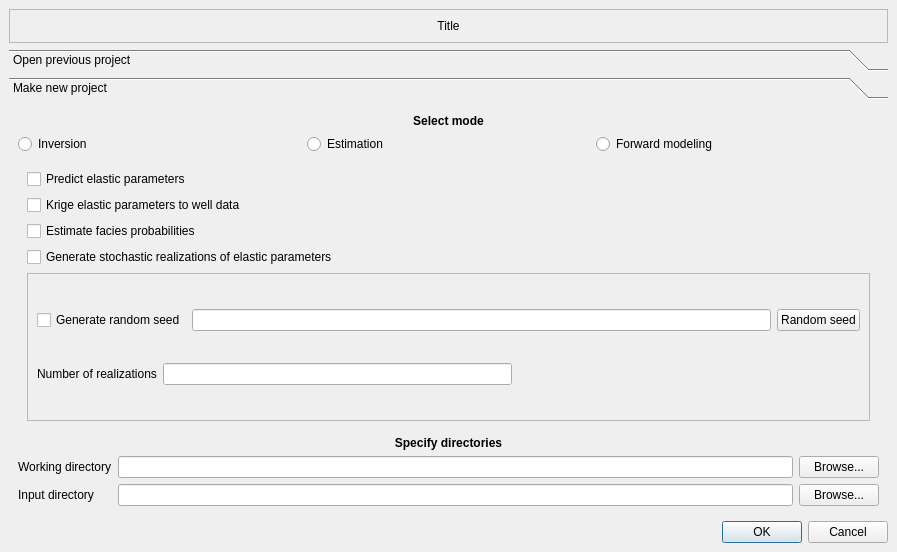
<ui version="4.0" >
 <author>Alf Birger Rustad, Øystein Monsrud Arneson and Erik Bakken</author>
 <class>ModeDialog</class>
 <widget class="QDialog" name="ModeDialog" >
  <property name="geometry" >
   <rect>
    <x>0</x>
    <y>0</y>
    <width>897</width>
    <height>552</height>
   </rect>
  </property>
  <property name="windowTitle" >
   <string>Mode</string>
  </property>
  <layout class="QGridLayout" >
   <property name="margin" >
    <number>9</number>
   </property>
   <property name="spacing" >
    <number>6</number>
   </property>
   <item row="3" column="0" >
    <widget class="QDialogButtonBox" name="buttonBox" >
     <property name="orientation" >
      <enum>Qt::Horizontal</enum>
     </property>
     <property name="standardButtons" >
      <set>QDialogButtonBox::Cancel|QDialogButtonBox::NoButton|QDialogButtonBox::Ok</set>
     </property>
    </widget>
   </item>
   <item row="0" column="0" >
    <widget class="QFrame" name="frame_2" >
     <property name="frameShape" >
      <enum>QFrame::StyledPanel</enum>
     </property>
     <property name="frameShadow" >
      <enum>QFrame::Raised</enum>
     </property>
     <layout class="QGridLayout" >
      <property name="margin" >
       <number>9</number>
      </property>
      <property name="spacing" >
       <number>6</number>
      </property>
      <item row="0" column="0" >
       <widget class="QLabel" name="titleLabel" >
        <property name="text" >
         <string>Title</string>
        </property>
        <property name="alignment" >
         <set>Qt::AlignCenter</set>
        </property>
       </widget>
      </item>
     </layout>
    </widget>
   </item>
   <item row="1" column="0" >
    <widget class="QToolBox" name="modeDialogToolBox" >
     <property name="currentIndex" >
      <number>1</number>
     </property>
     <widget class="QWidget" name="openPreviosProject" >
      <property name="geometry" >
       <rect>
        <x>0</x>
        <y>0</y>
        <width>879</width>
        <height>374</height>
       </rect>
      </property>
      <attribute name="label" >
       <string>Open previous project</string>
      </attribute>
      <layout class="QGridLayout" >
       <property name="margin" >
        <number>9</number>
       </property>
       <property name="spacing" >
        <number>6</number>
       </property>
       <item row="0" column="0" >
        <layout class="QHBoxLayout" >
         <property name="margin" >
          <number>0</number>
         </property>
         <property name="spacing" >
          <number>6</number>
         </property>
         <item>
          <widget class="QLabel" name="label" >
           <property name="text" >
            <string>Open previous project:</string>
           </property>
          </widget>
         </item>
         <item>
          <widget class="QLineEdit" name="openProjectLineEdit" />
         </item>
         <item>
          <widget class="QPushButton" name="openProjectBrowsePushButton" >
           <property name="toolTip" >
            <string>&lt;qt>Opens an old project.</string>
           </property>
           <property name="text" >
            <string>Browse...</string>
           </property>
          </widget>
         </item>
        </layout>
       </item>
      </layout>
     </widget>
     <widget class="QWidget" name="makeNewProject" >
      <property name="geometry" >
       <rect>
        <x>0</x>
        <y>0</y>
        <width>879</width>
        <height>376</height>
       </rect>
      </property>
      <attribute name="label" >
       <string>Make new project</string>
      </attribute>
      <layout class="QGridLayout" >
       <property name="margin" >
        <number>9</number>
       </property>
       <property name="spacing" >
        <number>6</number>
       </property>
       <item row="4" column="0" >
        <layout class="QGridLayout" >
         <property name="margin" >
          <number>0</number>
         </property>
         <property name="spacing" >
          <number>6</number>
         </property>
         <item row="1" column="2" >
          <widget class="QPushButton" name="inputDirectoryBrowsePushButton" >
           <property name="toolTip" >
            <string>&lt;qt>Root directory for input files.</string>
           </property>
           <property name="text" >
            <string>Browse...</string>
           </property>
          </widget>
         </item>
         <item row="1" column="1" >
          <widget class="QLineEdit" name="inputDirectoryLineEdit" >
           <property name="toolTip" >
            <string>&lt;qt>Root directory for input files.</string>
           </property>
          </widget>
         </item>
         <item row="0" column="1" >
          <widget class="QLineEdit" name="topDirectoryLineEdit" >
           <property name="toolTip" >
            <string>&lt;qt>Working directory for the model file</string>
           </property>
          </widget>
         </item>
         <item row="0" column="2" >
          <widget class="QPushButton" name="topDirectoryBrowsePushButton" >
           <property name="toolTip" >
            <string>&lt;qt>Working directory for the model file</string>
           </property>
           <property name="text" >
            <string>Browse...</string>
           </property>
          </widget>
         </item>
         <item row="0" column="0" >
          <widget class="QLabel" name="topDirectoryLabel" >
           <property name="toolTip" >
            <string>&lt;qt>Working directory for the model file</string>
           </property>
           <property name="text" >
            <string>&lt;qt>Working directory</string>
           </property>
          </widget>
         </item>
         <item row="1" column="0" >
          <widget class="QLabel" name="inputDirectoryLabel" >
           <property name="toolTip" >
            <string>&lt;qt>Root directory for input files.</string>
           </property>
           <property name="text" >
            <string>&lt;qt>Input directory</string>
           </property>
          </widget>
         </item>
        </layout>
       </item>
       <item row="3" column="0" >
        <widget class="QLabel" name="directoriesLabel" >
         <property name="font" >
          <font>
           <weight>75</weight>
           <bold>true</bold>
          </font>
         </property>
         <property name="text" >
          <string>Specify directories</string>
         </property>
         <property name="alignment" >
          <set>Qt::AlignCenter</set>
         </property>
        </widget>
       </item>
       <item row="0" column="0" >
        <widget class="QLabel" name="modeLabel" >
         <property name="font" >
          <font>
           <weight>75</weight>
           <bold>true</bold>
          </font>
         </property>
         <property name="text" >
          <string>Select mode</string>
         </property>
         <property name="alignment" >
          <set>Qt::AlignCenter</set>
         </property>
        </widget>
       </item>
       <item row="2" column="0" >
        <widget class="QStackedWidget" name="stackedWidget" >
         <property name="currentIndex" >
          <number>0</number>
         </property>
         <widget class="QWidget" name="inversionPage" >
          <layout class="QGridLayout" >
           <property name="margin" >
            <number>9</number>
           </property>
           <property name="spacing" >
            <number>6</number>
           </property>
           <item row="0" column="0" >
            <widget class="QCheckBox" name="predictionCheckBox" >
             <property name="text" >
              <string>Predict elastic parameters</string>
             </property>
            </widget>
           </item>
           <item row="1" column="0" >
            <widget class="QCheckBox" name="krigingCheckBox" >
             <property name="text" >
              <string>Krige elastic parameters to well data</string>
             </property>
            </widget>
           </item>
           <item row="2" column="0" >
            <widget class="QCheckBox" name="faciesCheckBox" >
             <property name="toolTip" >
              <string>&lt;qt>The facies probabilities are computed based on the inversion results and a distribution for inversion values given facies computed from filtered well logs.</string>
             </property>
             <property name="text" >
              <string>Estimate facies probabilities</string>
             </property>
            </widget>
           </item>
           <item row="3" column="0" >
            <widget class="QCheckBox" name="simulationCheckBox" >
             <property name="toolTip" >
              <string>&lt;qt>Generate stochastic realizations of elastic parameter cubes</string>
             </property>
             <property name="text" >
              <string>Generate stochastic realizations of elastic parameters</string>
             </property>
            </widget>
           </item>
           <item row="4" column="0" >
            <widget class="QFrame" name="frame" >
             <property name="frameShape" >
              <enum>QFrame::StyledPanel</enum>
             </property>
             <property name="frameShadow" >
              <enum>QFrame::Raised</enum>
             </property>
             <layout class="QVBoxLayout" >
              <property name="margin" >
               <number>9</number>
              </property>
              <property name="spacing" >
               <number>6</number>
              </property>
              <item>
               <layout class="QHBoxLayout" >
                <property name="margin" >
                 <number>0</number>
                </property>
                <property name="spacing" >
                 <number>6</number>
                </property>
                <item>
                 <widget class="QCheckBox" name="seedCheckBox" >
                  <property name="toolTip" >
                   <string>&lt;qt>A seed file needs to be specified in settings to be able to generate random seed.</string>
                  </property>
                  <property name="text" >
                   <string>Generate random seed</string>
                  </property>
                 </widget>
                </item>
                <item>
                 <widget class="QLineEdit" name="seedLineEdit" >
                  <property name="toolTip" >
                   <string>&lt;qt>Fill in the random seed here. With the same seed, the same realizations will be generated.</string>
                  </property>
                 </widget>
                </item>
                <item>
                 <widget class="QPushButton" name="seedPushButton" >
                  <property name="toolTip" >
                   <string>&lt;qt>Generate new random seed</string>
                  </property>
                  <property name="text" >
                   <string>Random seed</string>
                  </property>
                 </widget>
                </item>
               </layout>
              </item>
              <item>
               <layout class="QHBoxLayout" >
                <property name="margin" >
                 <number>0</number>
                </property>
                <property name="spacing" >
                 <number>6</number>
                </property>
                <item>
                 <widget class="QLabel" name="simulationLabel" >
                  <property name="text" >
                   <string>Number of realizations</string>
                  </property>
                 </widget>
                </item>
                <item>
                 <widget class="QLineEdit" name="simulationsLineEdit" />
                </item>
                <item>
                 <spacer>
                  <property name="orientation" >
                   <enum>Qt::Horizontal</enum>
                  </property>
                  <property name="sizeHint" >
                   <size>
                    <width>40</width>
                    <height>20</height>
                   </size>
                  </property>
                 </spacer>
                </item>
               </layout>
              </item>
             </layout>
            </widget>
           </item>
          </layout>
         </widget>
         <widget class="QWidget" name="estimationPage" >
          <layout class="QVBoxLayout" >
           <property name="margin" >
            <number>9</number>
           </property>
           <property name="spacing" >
            <number>6</number>
           </property>
           <item>
            <widget class="QCheckBox" name="backgroundCheckBox" >
             <property name="text" >
              <string>Estimate background</string>
             </property>
            </widget>
           </item>
           <item>
            <widget class="QCheckBox" name="correlationCheckBox" >
             <property name="text" >
              <string>Estimate correlations</string>
             </property>
            </widget>
           </item>
           <item>
            <widget class="QCheckBox" name="waveletNoiseCheckBox" >
             <property name="text" >
              <string>Estimate wavelet and noise</string>
             </property>
            </widget>
           </item>
          </layout>
         </widget>
         <widget class="QWidget" name="forwardPage" />
        </widget>
       </item>
       <item row="1" column="0" >
        <layout class="QHBoxLayout" >
         <property name="margin" >
          <number>0</number>
         </property>
         <property name="spacing" >
          <number>6</number>
         </property>
         <item>
          <widget class="QRadioButton" name="inversionRadioButton" >
           <property name="text" >
            <string>Inversion</string>
           </property>
          </widget>
         </item>
         <item>
          <widget class="QRadioButton" name="estimateRadioButton" >
           <property name="text" >
            <string>Estimation</string>
           </property>
          </widget>
         </item>
         <item>
          <widget class="QRadioButton" name="forwardRadioButton" >
           <property name="text" >
            <string>Forward modeling</string>
           </property>
          </widget>
         </item>
        </layout>
       </item>
      </layout>
     </widget>
    </widget>
   </item>
  </layout>
 </widget>
 <tabstops>
  <tabstop>openProjectLineEdit</tabstop>
  <tabstop>openProjectBrowsePushButton</tabstop>
  <tabstop>inversionRadioButton</tabstop>
  <tabstop>estimateRadioButton</tabstop>
  <tabstop>forwardRadioButton</tabstop>
  <tabstop>predictionCheckBox</tabstop>
  <tabstop>krigingCheckBox</tabstop>
  <tabstop>faciesCheckBox</tabstop>
  <tabstop>simulationCheckBox</tabstop>
  <tabstop>seedCheckBox</tabstop>
  <tabstop>seedLineEdit</tabstop>
  <tabstop>seedPushButton</tabstop>
  <tabstop>simulationsLineEdit</tabstop>
  <tabstop>topDirectoryLineEdit</tabstop>
  <tabstop>topDirectoryBrowsePushButton</tabstop>
  <tabstop>inputDirectoryLineEdit</tabstop>
  <tabstop>inputDirectoryBrowsePushButton</tabstop>
  <tabstop>buttonBox</tabstop>
  <tabstop>waveletNoiseCheckBox</tabstop>
  <tabstop>correlationCheckBox</tabstop>
  <tabstop>backgroundCheckBox</tabstop>
 </tabstops>
 <resources>
  <include location="cravaguiresources.qrc" />
 </resources>
 <connections>
  <connection>
   <sender>buttonBox</sender>
   <signal>rejected()</signal>
   <receiver>ModeDialog</receiver>
   <slot>reject()</slot>
   <hints>
    <hint type="sourcelabel" >
     <x>304</x>
     <y>481</y>
    </hint>
    <hint type="destinationlabel" >
     <x>286</x>
     <y>274</y>
    </hint>
   </hints>
  </connection>
 </connections>
</ui>
